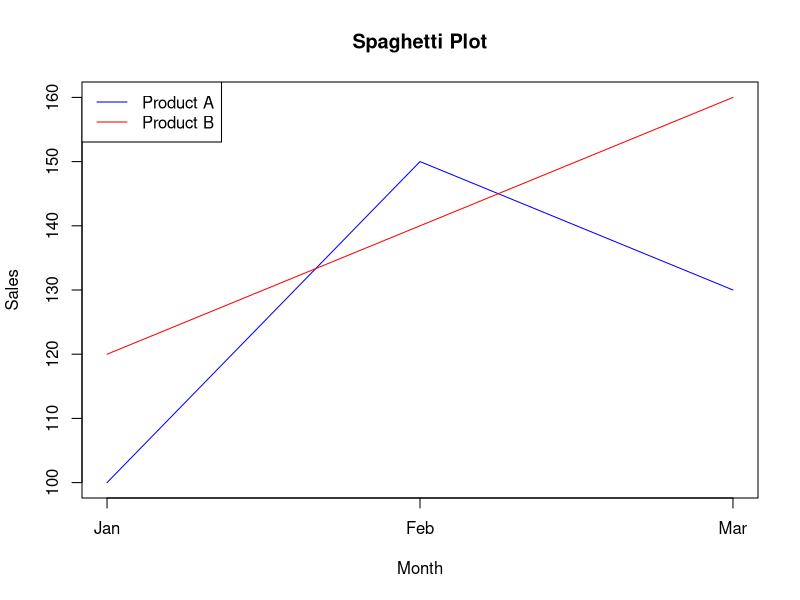

This figure's R source:

month <- c("Jan", "Feb", "Mar")
sales_A <- c(100, 150, 130)
sales_B <- c(120, 140, 160)

# Plot for Product A and B
matplot(1:3, cbind(sales_A, sales_B), type = "l", lty = 1, col = c("blue", "red"), xlab = "Month", ylab = "Sales", xaxt = "n", main = "Spaghetti Plot")
axis(1, at = 1:3, labels = month)

# Add legend
legend("topleft", legend = c("Product A", "Product B"), col = c("blue", "red"), lty = 1)